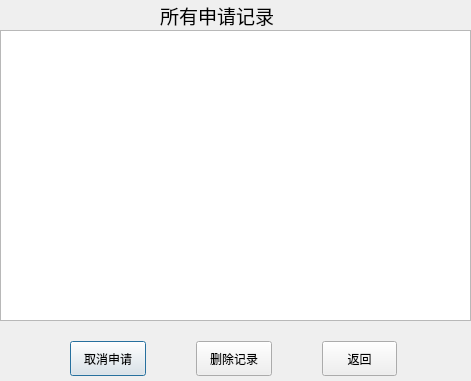
<?xml version="1.0" encoding="UTF-8"?>
<ui version="4.0">
 <class>Application</class>
 <widget class="QDialog" name="Application">
  <property name="geometry">
   <rect>
    <x>0</x>
    <y>0</y>
    <width>471</width>
    <height>381</height>
   </rect>
  </property>
  <property name="windowTitle">
   <string>Dialog</string>
  </property>
  <widget class="QTableView" name="tableView">
   <property name="geometry">
    <rect>
     <x>0</x>
     <y>30</y>
     <width>471</width>
     <height>291</height>
    </rect>
   </property>
  </widget>
  <widget class="QLabel" name="label">
   <property name="geometry">
    <rect>
     <x>160</x>
     <y>0</y>
     <width>121</width>
     <height>31</height>
    </rect>
   </property>
   <property name="font">
    <font>
     <family>微软雅黑</family>
     <pointsize>14</pointsize>
    </font>
   </property>
   <property name="text">
    <string>所有申请记录</string>
   </property>
  </widget>
  <widget class="QWidget" name="layoutWidget">
   <property name="geometry">
    <rect>
     <x>70</x>
     <y>340</y>
     <width>327</width>
     <height>37</height>
    </rect>
   </property>
   <layout class="QHBoxLayout" name="horizontalLayout">
    <property name="spacing">
     <number>50</number>
    </property>
    <item>
     <widget class="QPushButton" name="pushButton">
      <property name="minimumSize">
       <size>
        <width>0</width>
        <height>35</height>
       </size>
      </property>
      <property name="text">
       <string>取消申请</string>
      </property>
     </widget>
    </item>
    <item>
     <widget class="QPushButton" name="pushButton_3">
      <property name="minimumSize">
       <size>
        <width>0</width>
        <height>35</height>
       </size>
      </property>
      <property name="text">
       <string>删除记录</string>
      </property>
     </widget>
    </item>
    <item>
     <widget class="QPushButton" name="pushButton_2">
      <property name="minimumSize">
       <size>
        <width>0</width>
        <height>35</height>
       </size>
      </property>
      <property name="text">
       <string>返回</string>
      </property>
     </widget>
    </item>
   </layout>
  </widget>
 </widget>
 <resources/>
 <connections/>
</ui>
